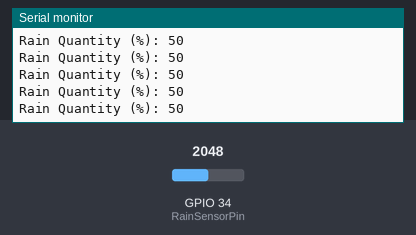
The sketch below on a simulated ESP32. Shown: the last lines printed to the serial monitor. The test bench sets the inputs (shaded band); at power-on: GPIO 34 (RainSensorPin) = 2048.

Above: at 1.2 s.
1.3 s: GPIO 34 (RainSensorPin) set to 426
At 1.8 s:
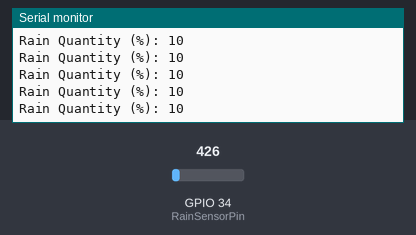
4.3 s: GPIO 34 (RainSensorPin) set to 381
At 5.3 s:
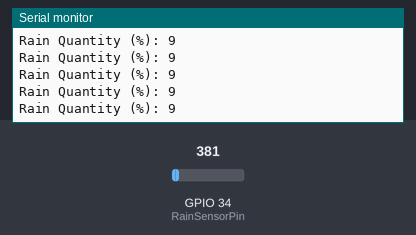
13.3 s: GPIO 34 (RainSensorPin) set to 4095
At 14.2 s:
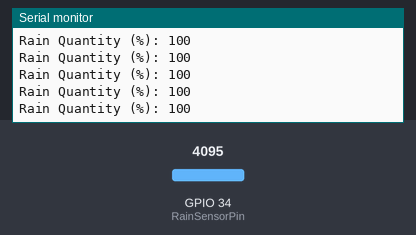
16.3 s: GPIO 34 (RainSensorPin) set to 4065
At 17.1 s:
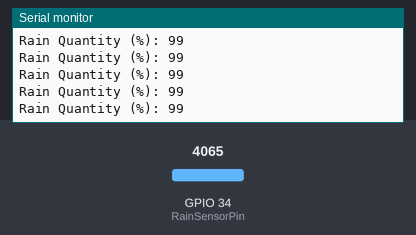
Timing chart, 0 to 19.3 s (numbered marks = the images above; inputs shaded):
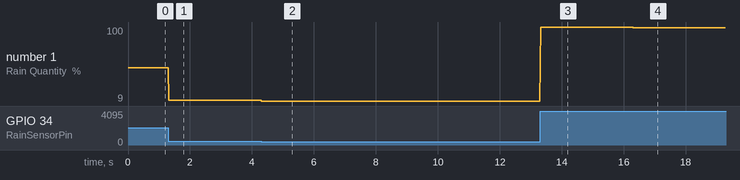

Measured:
- after the input at 1.3 s, the serial monitor: prints a new line at once (image 1)
- after the input at 4.3 s, the serial monitor: prints a new line at once (image 2)
- after the input at 13.3 s, the serial monitor: prints a new line at once (image 3)
- after the input at 16.3 s, the serial monitor: prints a new line at once (image 4)
- plotted number 1: 50 → 10 after the input at 1.3 s, 10 → 9 after the input at 4.3 s, 9 → 100 after the input at 13.3 s, 100 → 99 after the input at 16.3 s

The sketch:

RainDrop_Test.ino
```cpp
#define RainSensorPin 34

void setup() {
  Serial.begin(9600);
  pinMode(RainSensorPin, INPUT);
}

void loop() {
  int RainSensorValue = analogRead(RainSensorPin);
  //Map the sensor reading to the desired range (0 to 100 for percentage)
  int mappedRainDrop = map(RainSensorValue, 0, 4095, 0, 100);
  // Print the waterdrop level
  Serial.print("Rain Quantity (%): ");
  Serial.println(mappedRainDrop);
}
```
